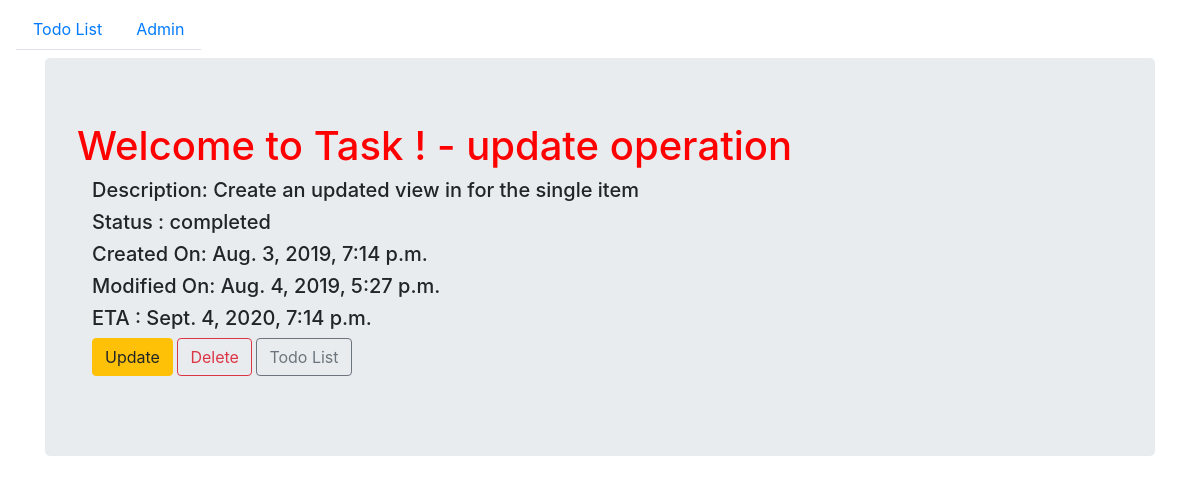
/todolist/3, run on the app's committed database.
### todo_list/models.py (models this page shows, shortened)
class Todos(models.Model):
    title = models.CharField(max_length=256, null=False)
    description = models.TextField(max_length=256)
    todo_date_time = models.DateTimeField()
    status = models.TextField(max_length=20, choices=STATUS_CHOICE)
    created_at = models.DateTimeField(auto_now_add=True)
    modified_at = models.DateTimeField(auto_now=True)
    is_deleted = models.BooleanField(default=False)

### todo_list/views.py (the view)
# urls.py: path('<int:pk>', views.DetailsTodo.as_view(), name='details'),
class DetailsTodo(DetailView):
    model = Todos
    context_object_name = 'task'
    template_name = 'todo_detail.html'

### todo_list/templates/todo_detail.html
{% extends 'base.html' %}
{% block content %}
    <div class="jumbotron">
        <h1> Welcome to Task ! - {{ task.title }}</h1>
        <div class="container">
            <h5>Description: {{ task.description }}</h5>
            <h5>Status : {{ task.status }}</h5>
            <h5>Created On: {{ task.created_at }}</h5>
            <h5>Modified On: {{ task.modified_at }}</h5>
            <h5>ETA : {{ task.todo_date_time }}</h5>
        </div>
        <div class="container">
            <p>
                <a class="btn btn-warning" href="{% url 'todo_list:updatetodo' pk=task.pk %}">Update</a>
                <a class="btn btn-outline-danger" href="{% url 'todo_list:deletetodo' pk=task.pk %}">Delete </a>
                <a class="btn btn-outline-secondary" href="{% url 'todo_list:list' %}">Todo List</a>
            </p>
        </div>
    </div>
{% endblock %}

### static/css/main.css (style rules this page uses)
h1 { color:red; }

### data on the page
Todos: title "update operation", description "Create an updated view in for the single item", status "completed", created_at "Aug. 3, 2019, 7:14 p.m.", modified_at "Aug. 4, 2019, 5:27 p.m.", todo_date_time "Sept. 4, 2020, 7:14 p.m."
